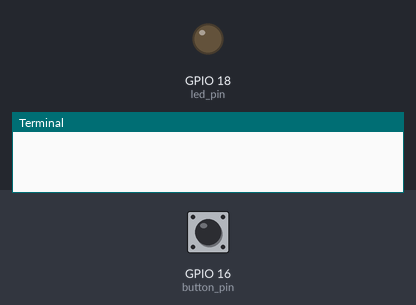
This program was run on a simulated Raspberry Pi (BCM pin numbers). Parts: output pins drawn as LEDs (lit = HIGH), the last lines printed to the terminal. The inputs (shaded band) are chosen by the test bench; at power-on: GPIO 16 (button_pin) LOW.

Above: at 1.2 s.
1.3 s: GPIO 16 (button_pin) pulled HIGH for 0.15 s
At 2.4 s:
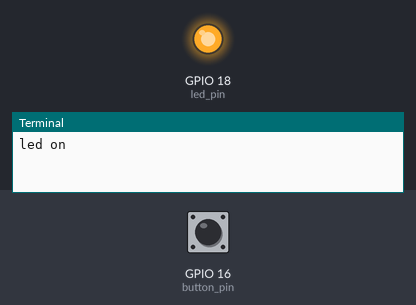
2.9 s: GPIO 16 (button_pin) pulled HIGH for 1 s
At 3.6 s:
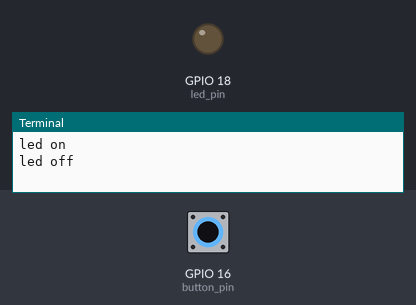
5.4 s: GPIO 16 (button_pin) pulled HIGH for 3.2 s
At 6.7 s:
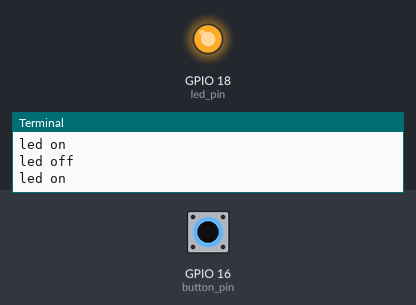
Timing chart, 0 to 8.4 s (numbered marks = the images above; inputs shaded):
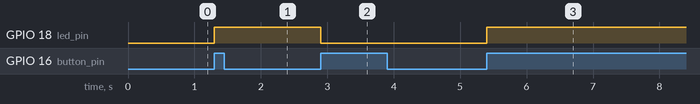

Measured:
- after the input at 1.3 s, GPIO 18 (led_pin): LOW → HIGH at once
- after the input at 2.9 s, GPIO 18 (led_pin): HIGH → LOW at once
- after the input at 5.4 s, GPIO 18 (led_pin): LOW → HIGH at once

The program:

ex05_Btn_LED.py
```python
#!/usr/bin/python
import RPi.GPIO as GPIO
import time

button_pin=16
led_pin = 18

GPIO.setmode(GPIO.BCM)
GPIO.setup(button_pin, GPIO.IN, pull_up_down=GPIO.PUD_DOWN)
GPIO.setup(led_pin, GPIO.OUT)

# boolean 변수 설정
light_on = False

def button_callback(channel):
    global light_on
    if light_on==False:
        GPIO.output(led_pin, 1) # led on
        print("led on")
    else:
        GPIO.output(led_pin, 0)
        print("led off")
    light_on = not light_on # false<->true

# Event 알림 방식으로 GPIO 핀의 Rising 신호를 감지하면 button_callback 함수를 실행
# 300ms 바운스타임을 설정하여 잘못된 신호를 방지합니다.
GPIO.add_event_detect(button_pin,GPIO.RISING, callback=button_callback, bouncetime=300)


try:
    while 1:
        time.sleep(0.1)

except KeyboardInterrupt:
    GPIO.cleanup()
```
